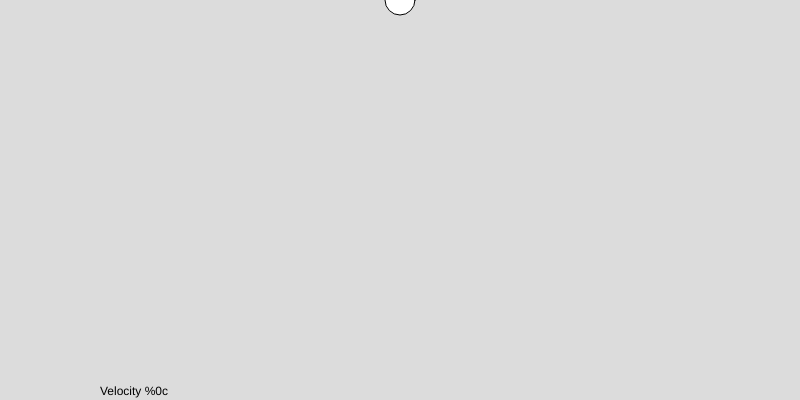
Frame 1 (no input)
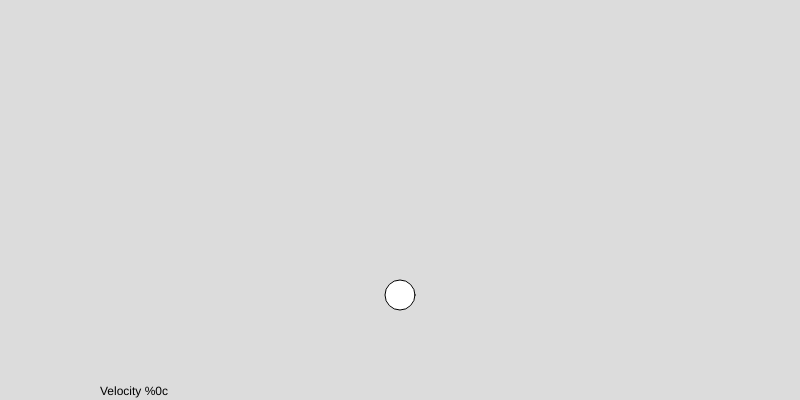
Frame 60 (no input)
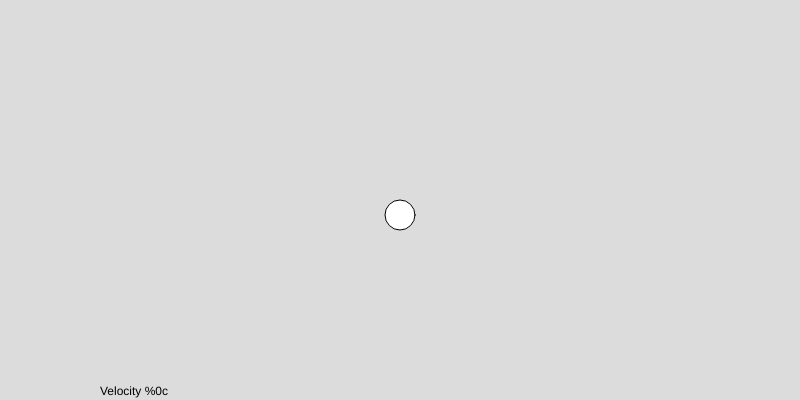
Frame 120 (the mouse pressed at the canvas centre since frame 60)

The p5.js sketch that drew these frames (run headless with seeded random() and noise() and a simulated clock; from frame 60 on, the mouse is pressed at the canvas centre):

// p5.js sketch
// ── sketch.js
let position;
let velocity;
let counter = 0;
let velSlider;
const c = 5;

function setup() {
  createCanvas(800, 400);
  position = createVector(width/2, 0);
  velocity = createVector(0 , 5);
  velSlider = createSlider(0, c, 0, 0);
}

function draw() {
  background(220);

  circle(position.x, position.y, 30);
  velocity.x = velSlider.value();
  velocity.setMag(c);
  position.add(velocity);
  edges();

  text("Velocity %" + 100 * velSlider.value()/c + "c", 100, height-5);
  

  console.log(counter);
}

function edges() {
  if (position.x > width) {
    position.x = 0;
  } 
  else if (position.x < 0) {
    position.x = width;
  }
  else if (position.y > height) {
    velocity.y = velocity.y * -1;
    counter ++;
  }
  else if (position.y < 0) {
    velocity.y = velocity.y * -1;
    counter ++;
  }
}
